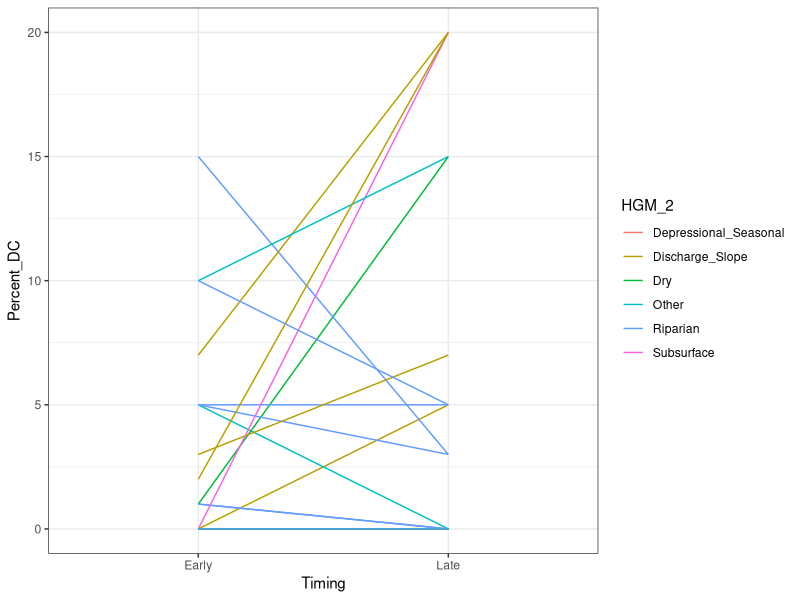
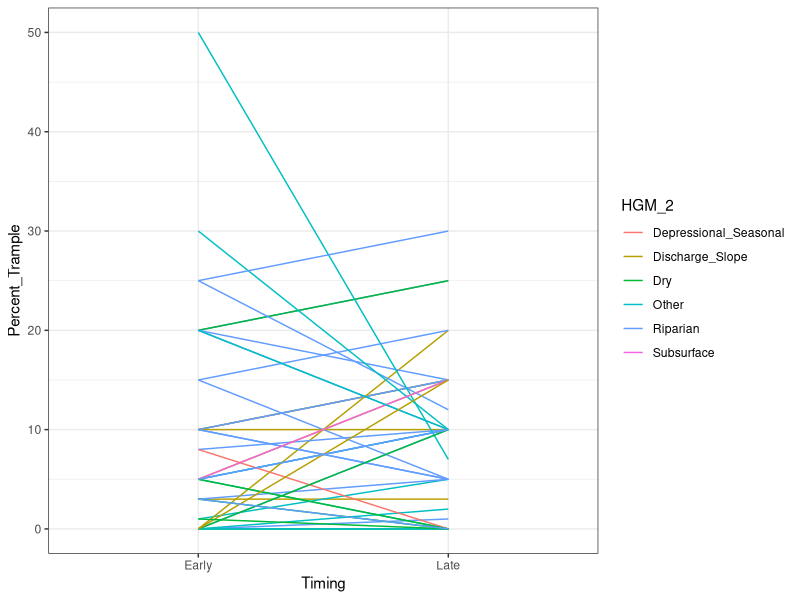
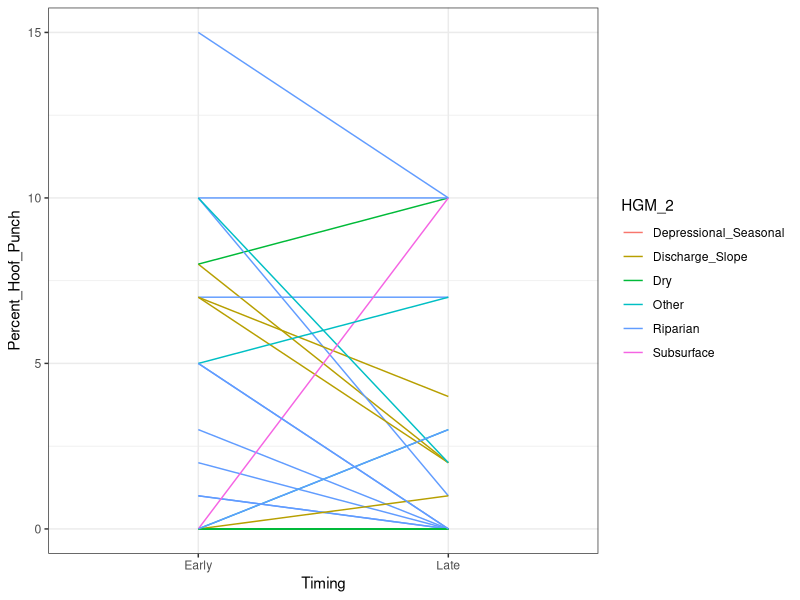
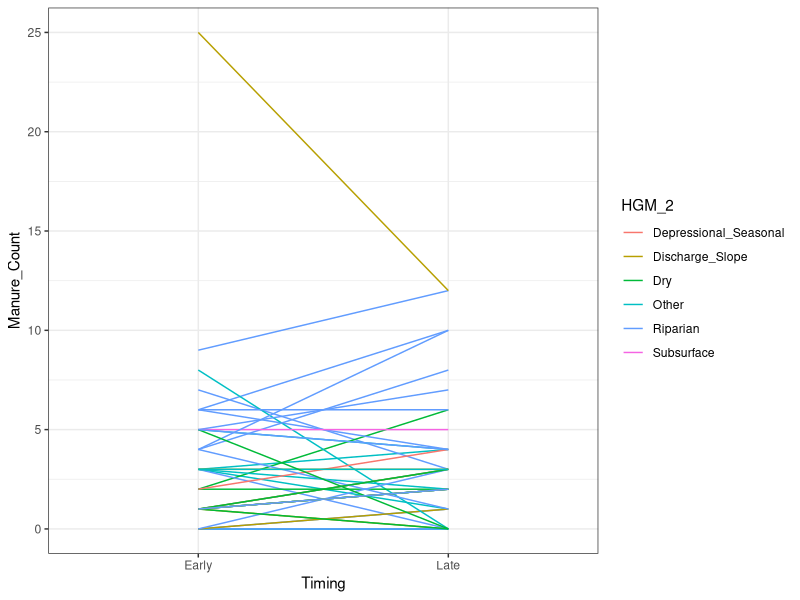
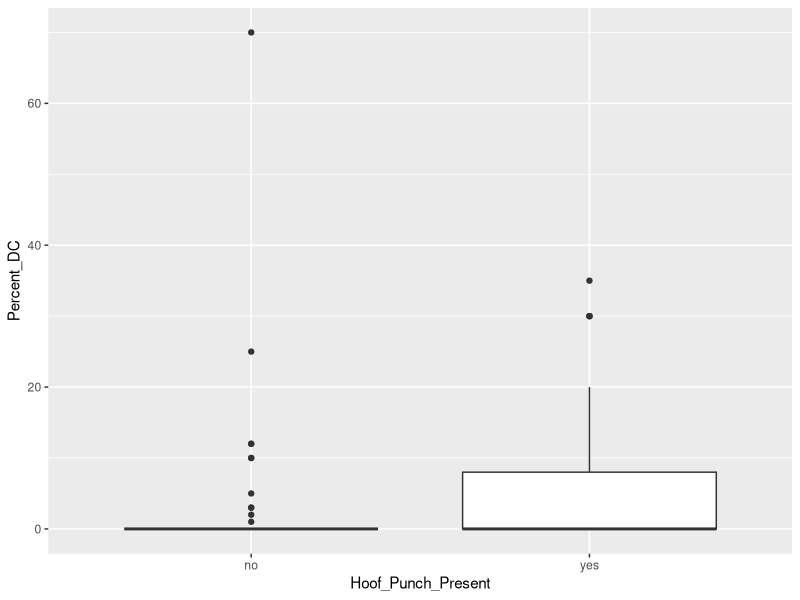
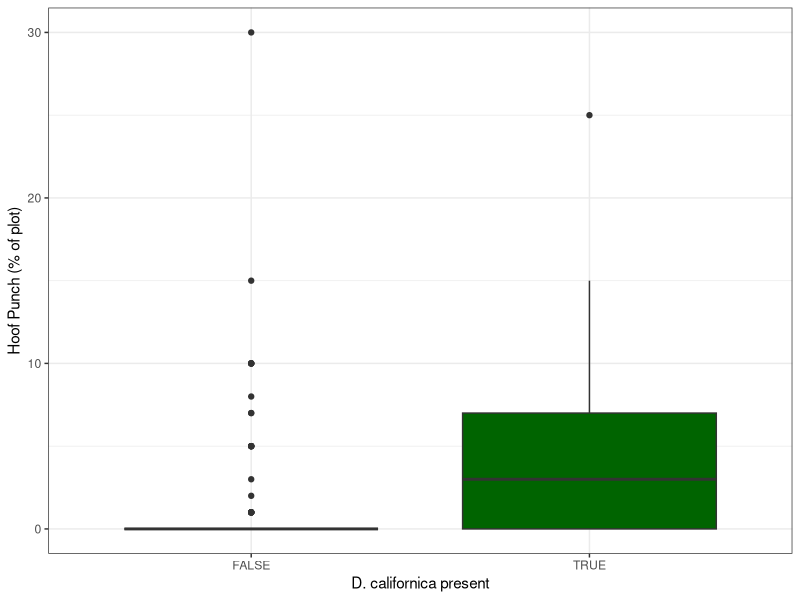
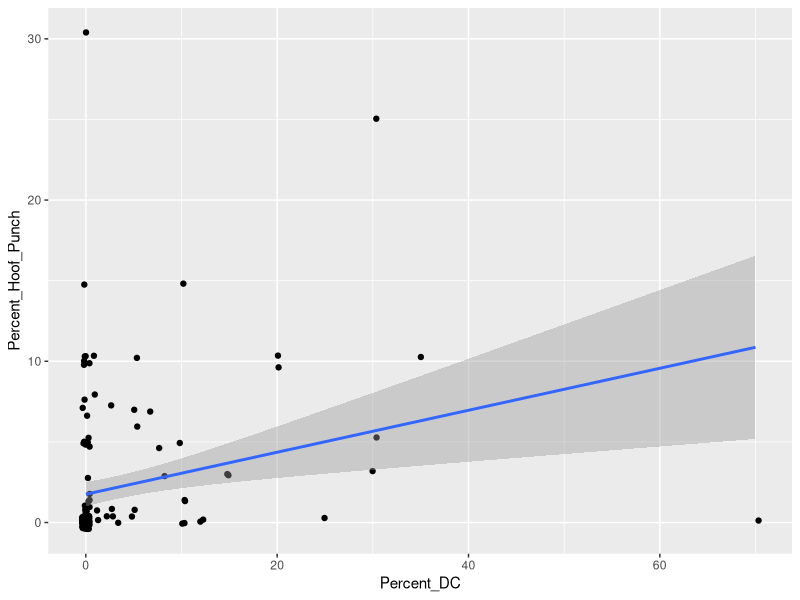
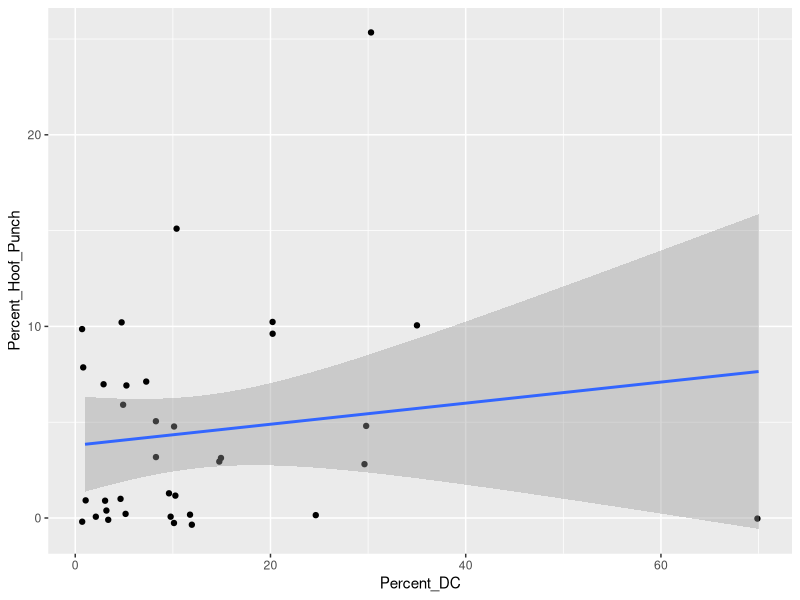

The R source for these figures, in order:
## ---- chunk 1
knitr::opts_chunk$set(echo = TRUE)
library(tidyverse)
library(lubridate)
## ---- chunk 2
Cattle_Impact_Full <- read.csv("Cleaned_Capstone_Data.csv") %>% # reading in csv
  rename(  # cleaning up and simplifying column names
    Plot = Plot._Number,
    Watershed = Subwatrshed_Location, 
    HGM = Hydrogeomorphic_Classification
  ) %>%
  mutate(  # Editing data in our columns for cleaning (use with caution!)
    Watershed = str_trim(Watershed), # remove whitespace from Watershed column
    Closest_Water_Distance = as.numeric(Closest_Water_Distance), # formatting Closest_Water_Distance column as a number
    Date = as.Date(Date, format = "%m/%d/%Y") # Reformats the Date column into a format which R can interpret as dates correctly
  ) %>%
  filter(!is.na(Plot)) # removing one blank row


Cattle_Impact <- Cattle_Impact_Full  %>%
  select(Date, Plot, Watershed, HGM, Percent_Canopy:Manure_Count, 
         Closest_Water_Distance, Water_Type, Restoration_Location,
         Stream_Restoration_Type:Cattle_Trail_Crossing_or_Bedding_Area) %>%  # selecting relevant columns
  mutate(
    Restoration_Location_2 = case_when(
      Restoration_Location %in% c("Both", "Inside", "Downstream") ~ "in_or_downstream", 
      TRUE ~ "none_or_upstream"),
    
    HGM = str_trim(HGM),
    
    HGM_2 = case_when(
      HGM %in% c("Riparian_Mid_Gradient", "Riparian_High_Gradient") ~ "Riparian",
      HGM %in% c("Subsurface_Low_Gradient", "Subsurface_Mid_Gradient", "Subsurface_High_Gradient") ~ "Subsurface",
      TRUE ~ HGM),
    
    Hoof_Punch_Present = case_when(
      Percent_Hoof_Punch > 0 ~ "yes",
      TRUE ~ "no")
    )

## ---- chunk 3

# filtering to repeated plots
late_plots <- Cattle_Impact_Full %>%
  filter(Date > "2025-09-01") %>%
  pull(Plot)

Cattle_Impact_Repeat <- Cattle_Impact %>%
  filter(Plot %in% late_plots) %>%
  mutate(
    Timing = case_when(
      Date > "2025-09-01" ~ "Late",
      Date <= "2025-09-01" ~ "Early",
      TRUE ~ "NA"
    )
  ) %>%
arrange(Plot)

# comparing early to later

# % DC
Cattle_Impact_Repeat %>%
  ggplot(aes(x = Timing, y = Percent_DC, group = Plot, color = HGM_2)) +
  geom_line() +
  theme_bw()

# % Trample
Cattle_Impact_Repeat %>%
  ggplot(aes(x = Timing, y = Percent_Trample, group = Plot, color = HGM_2)) +
  geom_line() +
  theme_bw()

# % Hoof Punch
Cattle_Impact_Repeat %>%
  ggplot(aes(x = Timing, y = Percent_Hoof_Punch, group = Plot, color = HGM_2)) +
  geom_line() +
  theme_bw()

# Manure Count
Cattle_Impact_Repeat %>%
  ggplot(aes(x = Timing, y = Manure_Count, group = Plot, color = HGM_2)) +
  geom_line() +
  theme_bw()


## ---- chunk 4

# Framing 1: Is there more likely to be hoof punch in fen areas (based on DC % abundance)?

Cattle_Impact %>% 
  filter(Date < "2025-09-01") %>%
  ggplot(aes(x = Hoof_Punch_Present, y = Percent_DC)) +
  geom_boxplot()



# Framing 2: Is hoof punch percent impact higher where DC is present?
Cattle_Impact %>% 
  mutate(DC_Present = Percent_DC > 0) %>%
  filter(Date < "2025-09-01",
         !is.na(DC_Present)) %>%
  ggplot(aes(x = DC_Present, y = Percent_Hoof_Punch, fill = DC_Present)) +
  geom_boxplot() +
  theme_bw() +
  xlab("D. californica present") +
  ylab("Hoof Punch (% of plot)") +
  scale_fill_manual(values = c('goldenrod','darkgreen')) +
  guides(fill = "none")
ggsave("Figures/DC_Hoof-Punch_plot.pdf", width = 7.5, height = 5.5, units = "in")


# Framing 3a: How does hoof punch % correlate with DC % overall?

Cattle_Impact %>% 
  filter(Date < "2025-09-01") %>%
  ggplot(aes(x = Percent_DC, y = Percent_Hoof_Punch)) +
  geom_point(position = position_jitter()) +
  geom_smooth(method = "lm")


# Framing 3b: How does hoof punch % correlate with DC % where DC is present?
Cattle_Impact %>% 
  filter(Date < "2025-09-01",
         Percent_DC > 0) %>%
  ggplot(aes(x = Percent_DC, y = Percent_Hoof_Punch)) +
  geom_point(position = position_jitter()) +
  geom_smooth(method = "lm")
